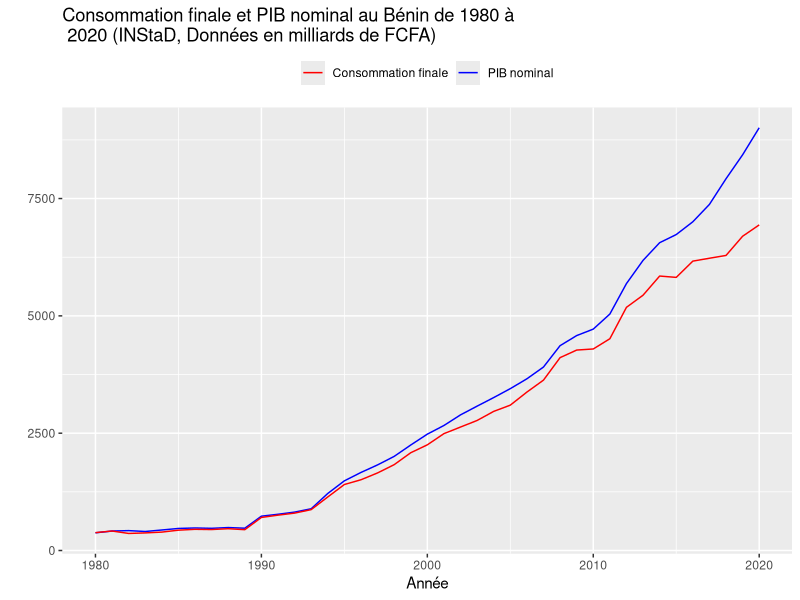
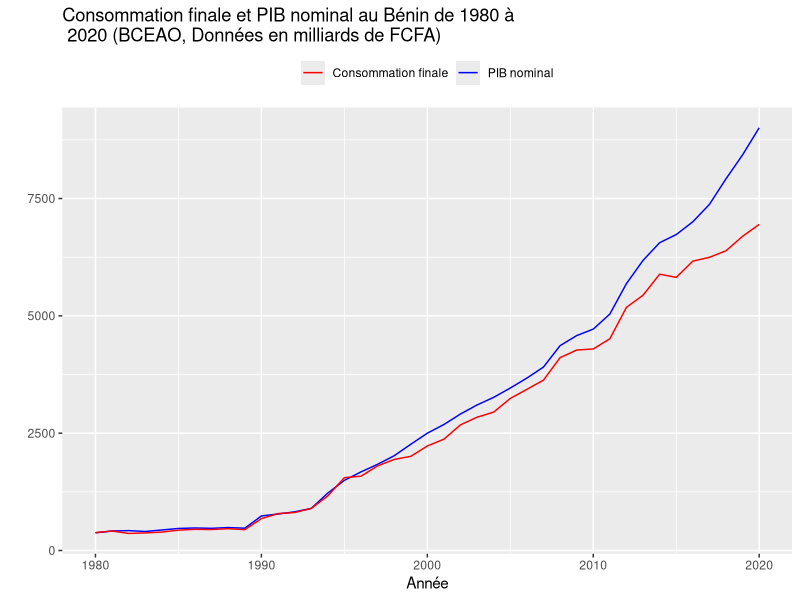
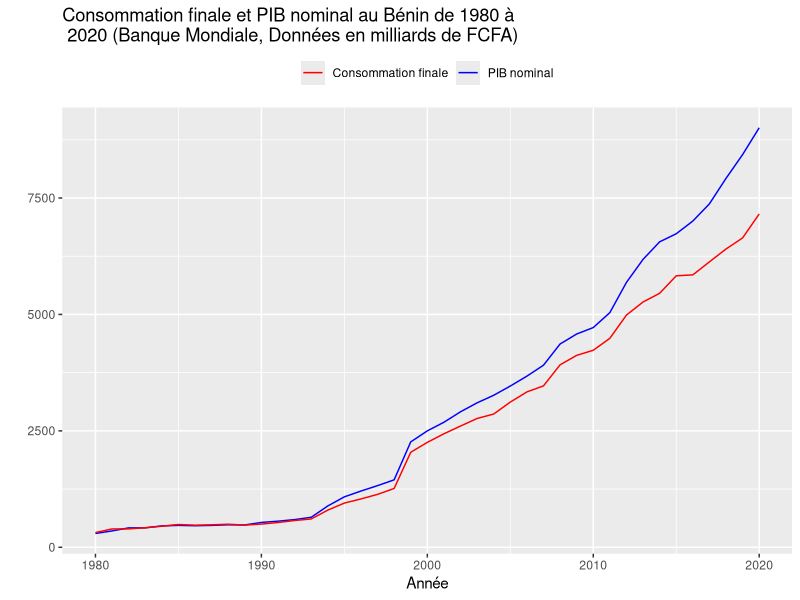

The R script that drew these images, in order:
##########################################################
## ESTIMATIONS SUR REVENU ET CONSOMMATION POUR LE BENIN ##
##########################################################

# IMPORTATION DES BASES DE DONNEES

library(readxl)
Data_INStaD = read_excel("BD.xlsx", sheet = "INStaD")
Data_BCEAO = read_excel("BD.xlsx", sheet = "BCEAO")
Data_BM = read_excel("BD.xlsx", sheet = "BM")

# VISUALISATIONS DES DONNEES

library(ggplot2)

## POUR LES DONNEES DE L'INStaD

ggplot(Data_INStaD, aes(x=ANNEE)) +
  geom_line(aes(y = PIB_nominal, color = "PIB nominal")) +
  geom_line(aes(y = Cons_finale, color = "Consommation finale")) +
  scale_color_manual(values=c("PIB nominal" = "blue", "Consommation finale" = "red")) +
  theme(legend.position = "top", legend.title = element_blank()) +
  labs(x = "Année", y = "") +
  ggtitle("Consommation finale et PIB nominal au Bénin de 1980 à \n 2020 (INStaD, Données en milliards de FCFA)")

## POUR LES DONNEES DE LA BCEAO

ggplot(Data_BCEAO, aes(x=ANNEE)) +
  geom_line(aes(y = PIB_nominal, color = "PIB nominal")) +
  geom_line(aes(y = Cons_finale, color = "Consommation finale")) +
  scale_color_manual(values=c("PIB nominal" = "blue", "Consommation finale" = "red")) +
  theme(legend.position = "top", legend.title = element_blank()) +
  labs(x = "Année", y = "") +
  ggtitle("Consommation finale et PIB nominal au Bénin de 1980 à \n 2020 (BCEAO, Données en milliards de FCFA)")

## POUR LES DONNEES DE LA BM

ggplot(Data_BM, aes(x=ANNEE)) +
  geom_line(aes(y = PIB_nominal, color = "PIB nominal")) +
  geom_line(aes(y = Cons_finale, color = "Consommation finale")) +
  scale_color_manual(values=c("PIB nominal" = "blue", "Consommation finale" = "red")) +
  theme(legend.position = "top", legend.title = element_blank()) +
  labs(x = "Année", y = "") +
  ggtitle("Consommation finale et PIB nominal au Bénin de 1980 à \n 2020 (Banque Mondiale, Données en milliards de FCFA)")

# ESTIMATIONS DU MODELE LINEAIRE

## POUR LES DONNEES DE L'INStaD

attach(Data_INStaD)
reg_instad = lm(Cons_finale ~ PIB_nominal)
summary(reg_instad)
detach(Data_INStaD)

## POUR LES DONNEES DE LA BCEAO

attach(Data_BCEAO)
reg_bceao = lm(Cons_finale ~ PIB_nominal)
summary(reg_bceao)
detach(Data_BCEAO)

## POUR LES DONNEES DE LA BM

attach(Data_BM)
reg_bm = lm(Cons_finale ~ PIB_nominal)
summary(reg_bm)
detach(Data_BM)